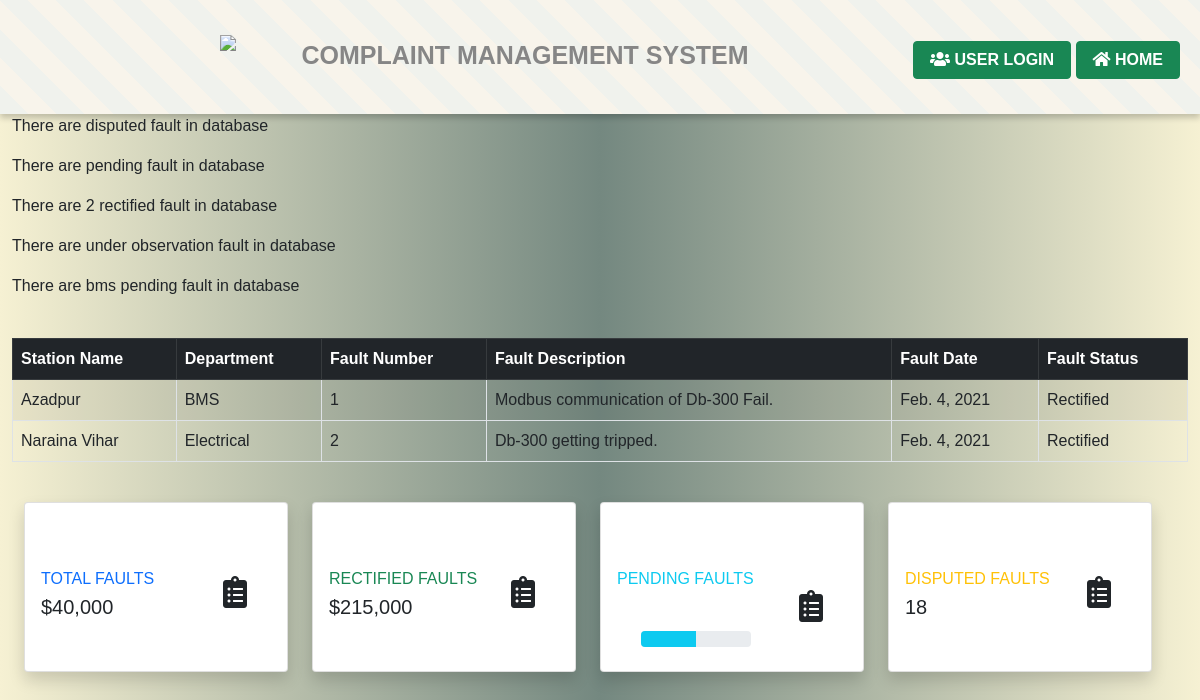
Screenshot of /rectified with the database file from the repository.
### complaints/models.py (models this page shows)
class FaultDetail(models.Model):
    station = models.ForeignKey(Station, on_delete=models.CASCADE)
    department = models.ForeignKey(Department, on_delete=models.CASCADE)
    fault_no = models.IntegerField()
    fault_description = models.TextField(default='')
    fault_date = models.DateField()
    status = models.ForeignKey(
        Status, on_delete=models.CASCADE)
    date_of_rectification = models.DateField(blank=True, null=True)
    remarks = models.CharField(default='', max_length=255, blank=True)
    date_of_report = models.DateTimeField(default=timezone.now)

class Station(models.Model):
    name = models.CharField(max_length=50, primary_key=True)
    def __str__(self):
        return self.name

class Department(models.Model):
    dep_name = models.CharField(max_length=20, primary_key=True)
    def __str__(self):
        return self.dep_name

class Status(models.Model):
    class Meta:
        verbose_name_plural = "Status"
    cur_status = models.CharField(max_length=20, primary_key=True)
    def __str__(self):
        return self.cur_status

### complaints/views.py (the view)
# urls.py: path('rectified', cmsview.rectified, name='rectified'),
def rectified(request):
    rectify = FaultDetail.objects.filter(status_id="Rectified")
    rectifycount = FaultDetail.objects.filter(status_id="Rectified").count()
    return render(request, 'cms/details.html', {'rectify': rectify, 'rectifycount': rectifycount})

### complaints/templates/cms/details.html (shortened to what this page needs)
{% extends 'base.html' %}
{% block content %}
<p>There are {{ disputedcount  }} disputed fault in database</p>
<p>There are {{ pendcount  }} pending fault in database</p>
<p>There are {{ rectifycount  }} rectified fault in database</p>
<p>There are {{ observecount  }} under observation fault in database</p>
<p>There are {{ bmspendcount }} bms pending fault in database</p>
<table class="table table-bordered table-hover table-striped">
    <thead class="table-dark">
        <tr>
            <th>Station Name</th>
            <th>Department</th>
            <th> Fault Number</th>
            <th>Fault Description</th>
            <th>Fault Date</th>
            <th>Fault Status</th>
        </tr>
    </thead>
    <tbody>
        {%for rect in rectify%}
    <tr>
            <td>{{rect.station}}</td>
            <td>{{rect.department}}</td>
            <td>{{rect.fault_no}}</td>
            <td>{{rect.fault_description}}</td>
            <td>{{rect.fault_date}}</td>
            <td>{{rect.status}}</td>
        </tr>
        {% endfor %}
    </tbody>
</table>
 {% load static %}
                <div class="container-fluid">
                    <div class="row">
                        <div class="col-xl-3 col-md-6 mb-4">
                            <div class="card border-left-primary shadow h-100 py-2">
                                <div class="card-body">
                                    <div class="row no-gutters align-items-center">
                                        <div class="col mr-2">
                                            <div class="text-xs font-weight-bold text-primary text-uppercase mb-1">
                                                Total Faults</div>
                                            <div class="h5 mb-0 font-weight-bold text-gray-800">$40,000</div>
                                        </div>
                                        <div class="col-auto">
                                            <i class="fas fa-clipboard-list fa-2x text-gray-300"></i>
                                        </div>
                                    </div>
                                </div>
                            </div>
                        </div>
                        <div class="col-xl-3 col-md-6 mb-4">
                            <div class="card border-left-success shadow h-100 py-2">
                                <div class="card-body">
                                    <div class="row no-gutters align-items-center">
                                        <div class="col mr-2">
                                            <div class="text-xs font-weight-bold text-success text-uppercase mb-1">
                                                Rectified Faults</div>
                                            <div class="h5 mb-0 font-weight-bold text-gray-800">$215,000</div>
                                        </div>
                                        <div class="col-auto">
                                            <i class="fas fa-clipboard-list fa-2x text-gray-300"></i>
                                        </div>
                                    </div>
                                </div>
                            </div>
                        </div>
                        <div class="col-xl-3 col-md-6 mb-4">
                            <div class="card border-left-info shadow h-100 py-2">
                                <div class="card-body">
                                    <div class="row no-gutters align-items-center">
                                        <div class="col mr-2">
                                            <div class="text-xs font-weight-bold text-info text-uppercase mb-1">Pending Faults
                                            </div>
                                            <div class="row no-gutters align-items-center">
                                                <div class="col">
                                                    <div class="progress progress-sm mr-2">
                                                        <div class="progress-bar bg-info" role="progressbar"
                                                            style="width: 50%" aria-valuenow="50" aria-valuemin="0"
                                                            aria-valuemax="100"></div>
                                                    </div>
                                                </div>
                                            </div>
                                        </div>
                                        <div class="col-auto">
                                            <i class="fas fa-clipboard-list fa-2x text-gray-300"></i>
                                        </div>
                                    </div>
                                </div>
                            </div>
                        </div>
                        <div class="col-xl-3 col-md-6 mb-4">
                            <div class="card border-left-warning shadow h-100 py-2">
                                <div class="card-body">
                                    <div class="row no-gutters align-items-center">
                                        <div class="col mr-2">
                                            <div class="text-xs font-weight-bold text-warning text-uppercase mb-1">
                                                Disputed Faults</div>
                                            <div class="h5 mb-0 font-weight-bold text-gray-800">18</div>
                                        </div>
                                        <div class="col-auto">
                                            <i class="fas fa-clipboard-list fa-2x text-gray-300"></i>
                                        </div>
                                    </div>
                                </div>
                            </div>
                        </div>
                    </div>
{% endblock %}

### templates/base.html (shortened to what this page needs)
<!doctype html>
<html lang="en">
<head>
{% load static %}
    <link href="https://cdn.jsdelivr.net/npm/bootstrap@5.0.0-beta2/dist/css/bootstrap.min.css" rel="stylesheet">
<link rel="stylesheet" href="https://use.fontawesome.com/releases/v5.12.1/css/all.css">
<link href="{% static 'cms/vendor/fontawesome-free/css/all.min.css'%}" rel="stylesheet" type="text/css">
  </head>
  <body>
<header>
  {% load static %}
  <div class="container">
    <div class="logo-box">
      <a href="/">
        <img src="{% static 'cms/img/samsung_logo.png' %}">
      </a>
    </div>
    <nav>
    <ul>
      <li><a href="{% url 'home'%}" class = "appname">Complaint Management System</a></li>
      <li> <a class=" btn btn-success px-3" href="{% url 'admin:index'%}"><i class="fas fa-users" aria-hidden="true"></i>
            <strong>User Login</strong></a>
      <a class=" btn btn-success px-3" href="{% url 'home'%}"><i class="fas fa-home" aria-hidden="true"></i>
            <strong>Home</strong>
      </a>
      </li>
   </ul>
  </nav>
  </div>
</header>
<main class="container-fluid">
    {% block content %}
    {% endblock %}
</main>
</body>
</html>

### templates/base.html (style rules this page uses)
body { margin: 0; font-family: 'Montserrat', sans-serif; background: linear-gradient(to right, #f6f1d3, #748880, #f6f1d3); }
header { padding: 20px 0; background: repeating-linear-gradient(45deg, #f0f2ed, #f0f2ed 20px, #f8f4eb 20px, #f8f4eb 40px); box-shadow: 0 4px 6px rgba(0,0,0,.2); }
.container { padding: 0 20px; max-width: 100%; margin: 0 auto; }
.logo-box { float: left; margin-left: 200px; margin-top: 15px; }
.appname { margin-right:100px; }
.logo-box a { outline: none; display: block; }
.logo-box img { display: block; }
nav { overflow: hidden; }
ul { list-style: none; margin: 0; padding: 0; float: right; }
nav li { display: inline-block; margin-left: 60px; height: 70px; line-height: 70px; transition: .5s linear; }
nav a { font-size: 25px; font-weight: bolder; text-decoration: none; display: block; position: relative; color: #868686; text-transform: uppercase; }
.row { width: 100%; display: flex; margin-top:40px; }

### rows the page displays
FaultDetail: station "Azadpur", department "BMS", fault_no "1", fault_description "Modbus communication of Db-300 Fail.", fault_date "Feb. 4, 2021", status "Rectified"
FaultDetail: station "Naraina Vihar", department "Electrical", fault_no "2", fault_description "Db-300 getting tripped.", fault_date "Feb. 4, 2021", status "Rectified"

### other values shown
{{ rectifycount }} "2"
